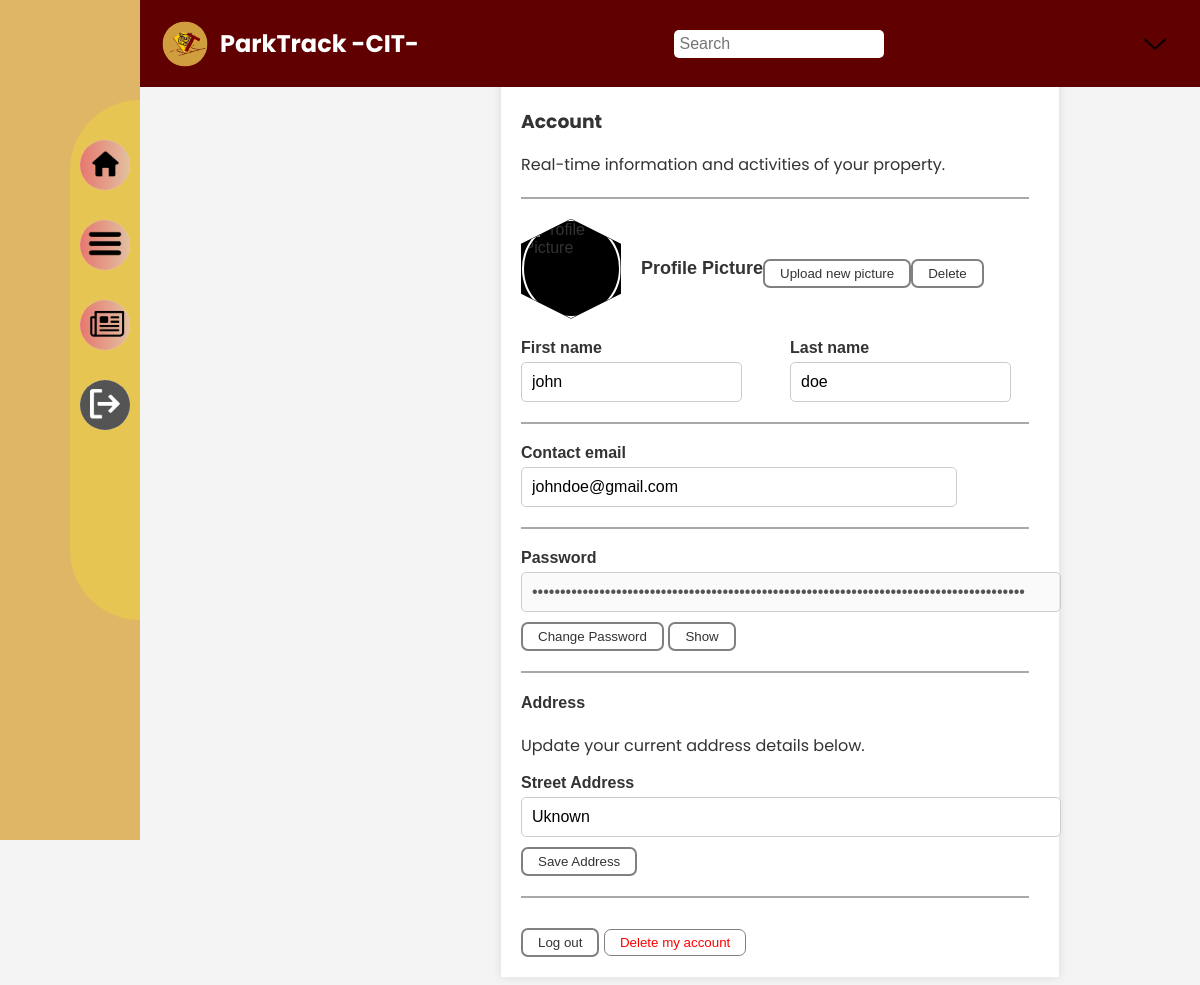
The page /api/accountSettings/ (signed in) on the database as committed earlier.
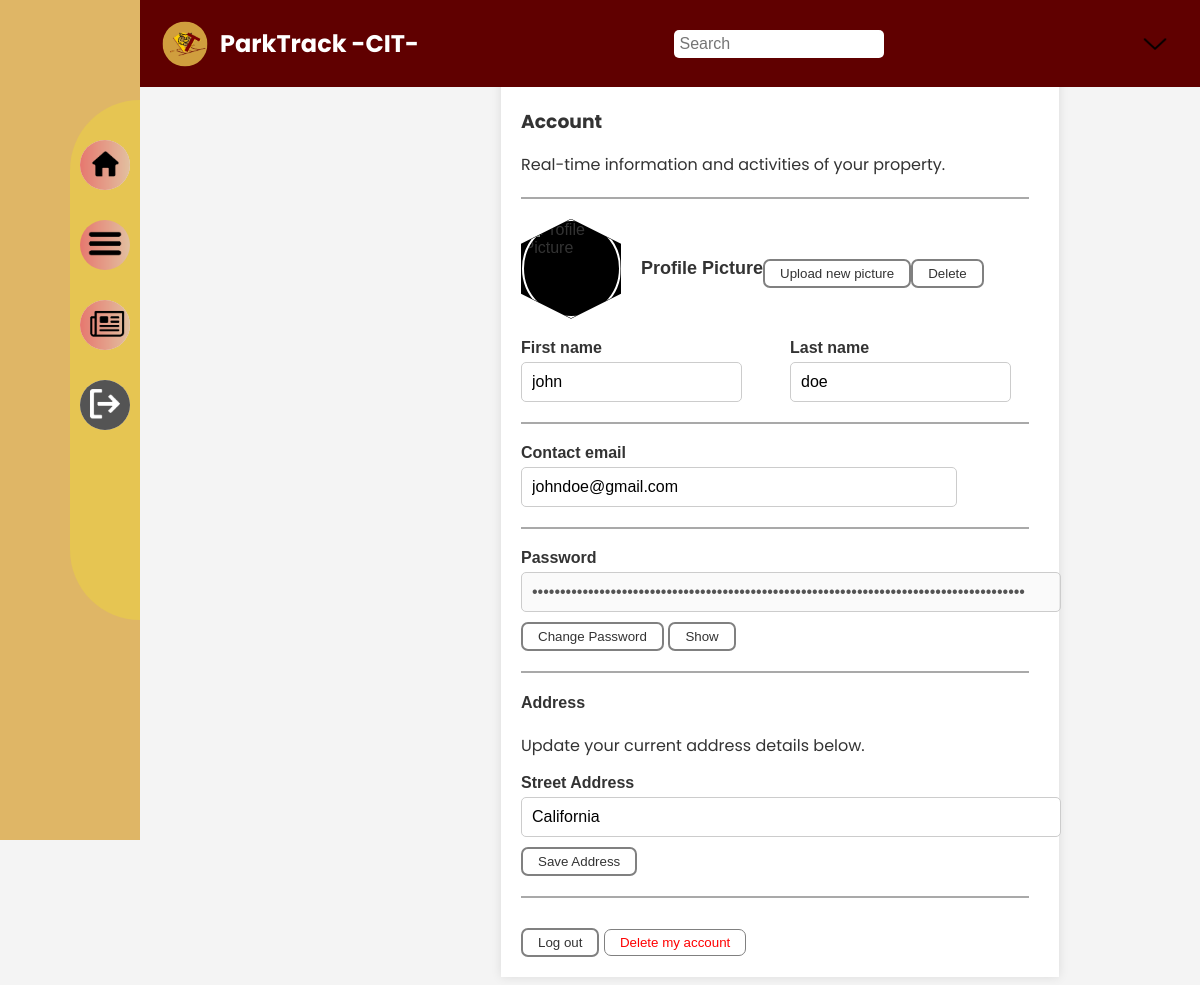
The same page on the database as committed later.
### myapp/models.py (models this page shows, shortened)
class User(AbstractUser):
    userId = models.AutoField(primary_key=True)
    fname = models.CharField(max_length=100)
    lname = models.CharField(max_length=100)
    email = models.EmailField(max_length=254, unique=True)
    gender = models.CharField(max_length=10)
    address = models.CharField(max_length=255)
    contactNo = models.CharField(max_length=15)
    accountType = models.CharField(choices=[('staff', 'Staff'), ('user', 'User')], max_length=10)
    vehicle = models.ForeignKey(
        'myapp.Vehicle',  # Replace 'myapp' with your app name
        on_delete=models.SET_NULL,  # Set to NULL if the vehicle is deleted
        null=True,  # Allows the field to be optional
        blank=True,  # Allows the field to be left blank in forms
        related_name='users'
    )
    class Meta:
        db_table = 'myapp_user'  # Replace 'myapp' with your actual app name
        verbose_name = 'user'
        verbose_name_plural = 'users'

### myapp/views.py (the view)
# urls.py: path('accountSettings/', views.accountSettings, name='accountSettings'),
def accountSettings(request):
    return render(request, 'account.html')

### myapp/templates/account.html (shortened to what this page needs)
<!DOCTYPE html>
{% extends 'base.html' %}
{% load static %}
{% block content %}
</head>
<body>
    <div class="container">
        <div class="main-content">
            <section class="account">
                <h3>Account</h3>
                <p>Real-time information and activities of your property.</p>
                <hr>
                <form method="POST" enctype="multipart/form-data">
                    <div class="profile-picture">
                        <div class="hexagon-border-account">
                            <img src="{{ user.profile.profile_picture.url }}" alt="Profile Picture" class="profile-img" id="profile-picture">
                        </div>
                        <div class="profile-title">Profile Picture</div>
                        <button class="btn" id="upload-btn" type="submit">Upload new picture</button>
                        <button class="btn" id="delete-btn" type="button">Delete</button>
                    </div>
                </form>
                <div class="form">
                    <div class="input-group row">
                        <div>
                            <label for="first-name">First name</label>
                            <input type="text" id="first-name" value="{{ user.fname }}" placeholder="First name">
                        </div>
                        <div>
                            <label for="last-name">Last name</label>
                            <input type="text" id="last-name" value="{{ user.lname }}" placeholder="Last name">
                        </div>
                    </div>
                    <hr>
                    <div class="input-group row">
                        <div>
                            <label for="email">Contact email</label>
                            <input type="email" id="email" value="{{ user.email }}" placeholder="Email address">
                        </div>
                    </div>
                    <hr>
<div class="input-group">
            <label for="password">Password</label>
            <input type="password" id="password" placeholder="Current Password" value="{{ user.password }}" disabled>
            <button class="btn" id="change-password-btn" type="button">Change Password</button>
            <button class="btn" id="toggle-password-visibility" type="button">Show</button>
        </div>
<hr>
                <div class="input-group">
                    <h4>Address</h4>
                    <p>Update your current address details below.</p>
                    <label for="address">Street Address</label>
                    <input type="text" id="address" value="{{ user.address }}" placeholder="Street Address">
                    <button class="btn">Save Address</button>
                </div>
                    <hr>
                    <div class="security">
                        <button class="btn">Log out</button>
                        <button class="btn delete-account">Delete my account</button>
                    </div>
                </div>
            </section>
        </div>
    </div>
{% endblock %}

Rows that differ between the two databases and show on the page:
changed User "john": address "Uknown" → "California"
